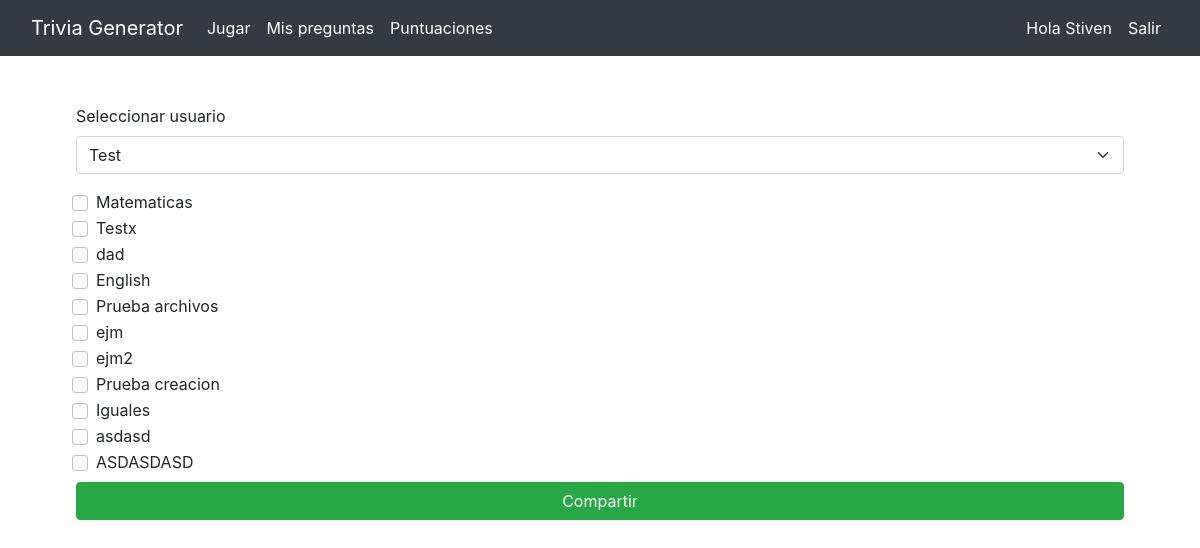
Page /jugarUserr (signed in) on the earlier database version.
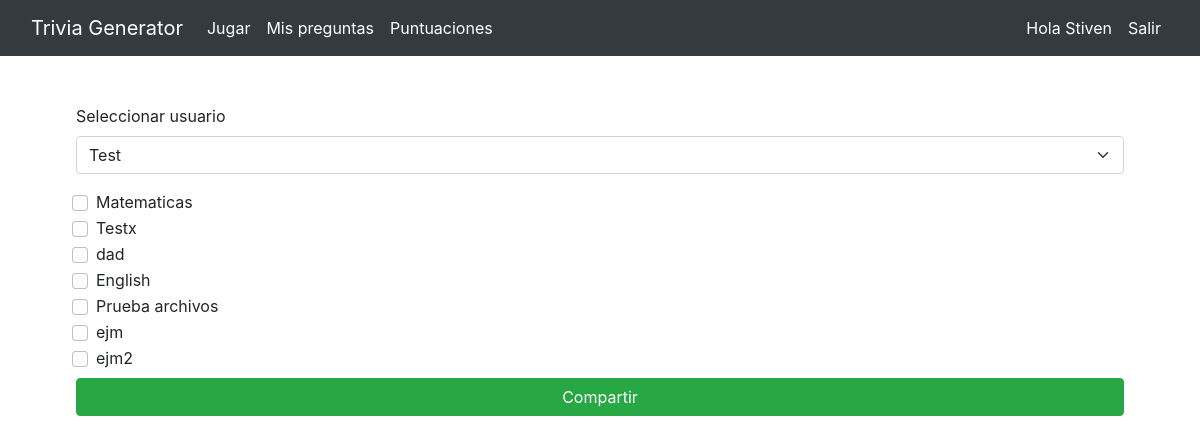
Same page on the later database version.
### TGApp/models.py (models this page shows, shortened)
class Trivia(models.Model):
    autor = models.ForeignKey(User, on_delete=models.CASCADE, null=True)
    id = models.AutoField(primary_key=True)
    nombre = models.CharField(max_length=100)
    Tipo = models.CharField(max_length=100)

### TGApp/views.py (the view, shortened to what this page needs)
# urls.py: path('jugarUserr', views.acceso_trivia_test, name='acceso_test'),
def acceso_trivia_test(request):
    trivias = Trivia.objects.filter(autor=request.user)
    usuario_actual = request.user
    usuarios_acceso = user_inicio.objects.all()
    if not request.user.is_staff :
        return HttpResponse("No tienes permiso para acceder a esta página")
    trivia_seleccionadas = []
    context = {
        'trivias': trivias,
        'usuarios_acceso': usuarios_acceso,
    }
    return render(request, "TGApp/acceso_trivia.html", context)

### TGApp/templates/TGApp/acceso_trivia.html (shortened to what this page needs)
{% extends "TGApp/base.html" %}
{% block contenido %}
<div class="container">
  <div class="mt-4 p-3 bg-background text-body rounded">
    <form method="POST">
      <div class="mb-3">
        <label name="usuario_id" for="usuario_id" class="form-label">Seleccionar usuario</label>
        <select class="form-select" id="usuario_id" name="usuario_id" required>
          {% for usuario_acceso in usuarios_acceso %}
            {% if usuario_acceso.usuario != request.user %}
              <option value="{{ usuario_acceso.usuario.id }}" name="{{ usuario_acceso.usuario.id }}">{{ usuario_acceso.usuario.username }}</option>
            {% endif %}
          {% endfor %}
        </select>
</div>
{% for Trivia in trivias %}
  <div class="form-check">
    <input type="checkbox" class="form-check-input" id="{{ Trivia.Tipo }}" name="{{ Trivia.pk }}" value="{{ Trivia.pk }}">
    <label for="{{ Trivia.Tipo }}" class="form-check-label">
     {{ Trivia.Tipo }}
    </label>
</div>
{% endfor %}
<button type="submit" class="btn btn-success btn-block mt-2">Compartir</button>
</form>
{% endblock %}

Differences in the rows shown:
removed Trivia: Tipo "Prueba creacion"
removed Trivia: Tipo "Iguales"
removed Trivia: Tipo "asdasd"
removed Trivia: Tipo "ASDASDASD"
